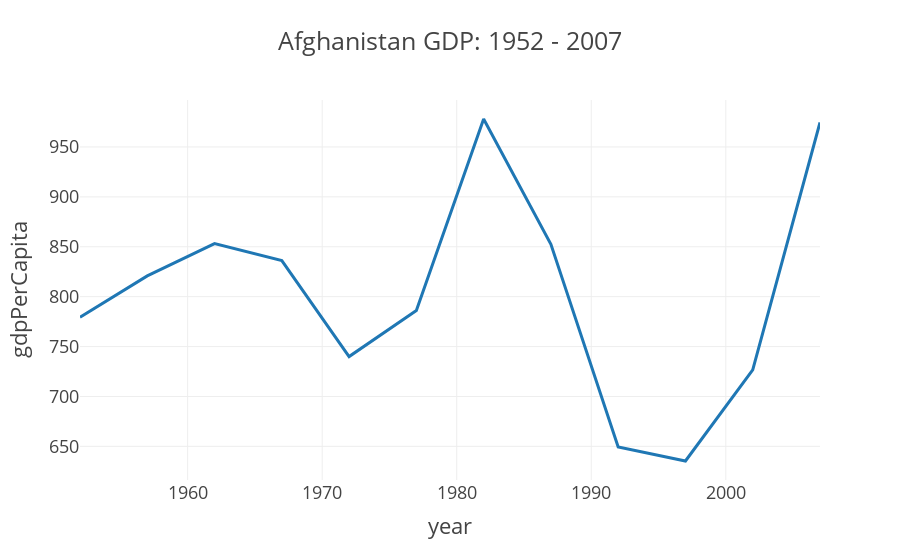

Notebook cell for this chart:
### Code cell
# Plot a Line Chart of Per Capita GDP
fig = px.line(df_Afghanistan, 
              x='year', 
              y='gdpPerCapita',
              template='presentation', 
              hover_name='country',
              title='Afghanistan GDP: 1952 - 2007')
fig.show()

### Figure 1 — Plotly figure (JSON) as saved in the notebook; plotly's stock layout.template omitted (floating-point values rounded to 4 significant figures)
{"data": [{"hoverlabel": {"namelength": 0}, "hovertemplate": "<b>%{hovertext}</b><br><br>year=%{x}<br>gdpPerCapita=%{y}", "hovertext": ["Afghanistan", "Afghanistan", "Afghanistan", "Afghanistan", "Afghanistan", "Afghanistan", "Afghanistan", "Afghanistan", "Afghanistan", "Afghanistan", "Afghanistan", "Afghanistan"], "legendgroup": "", "line": {"color": "#1F77B4", "dash": "solid"}, "mode": "lines", "name": "", "showlegend": false, "type": "scatter", "x": [1952, 1957, 1962, 1967, 1972, 1977, 1982, 1987, 1992, 1997, 2002, 2007], "xaxis": "x", "y": [779.4, 820.9, 853.1, 836.2, 740.0, 786.1, 978.0, 852.4, 649.3, 635.3, 726.7, 974.6], "yaxis": "y"}], "layout": {"legend": {"tracegroupgap": 0}, "title": {"text": "Afghanistan GDP: 1952 - 2007"}, "xaxis": {"anchor": "y", "domain": [0, 1], "title": {"text": "year"}}, "yaxis": {"anchor": "x", "domain": [0, 1], "title": {"text": "gdpPerCapita"}}}}
